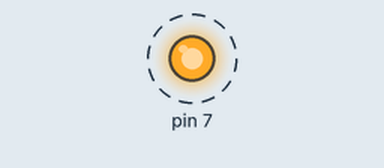
The sketch below on a simulated Arduino Uno, built with avr-gcc and run on an emulated ATmega328P. Parts: output pins drawn as LEDs (lit = HIGH). Dashed ring = blinking.

Above: at 0.5 s.
Timing chart, 0 to 4.6 s (numbered marks = the images above):
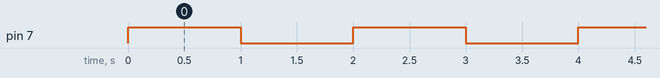

The sketch:

ledblink.ino
```cpp
void setup() {
  // put your setup code here, to run once:
pinMode(7,OUTPUT);
}

void loop() {
  // put your main code here, to run repeatedly:
digitalWrite(7,1);
delay(1000);
digitalWrite(7,0);
delay(1000);
}
```

Measured:
- by itself, pin 7: alternates HIGH for 1.0 s and LOW for 1.0 s
